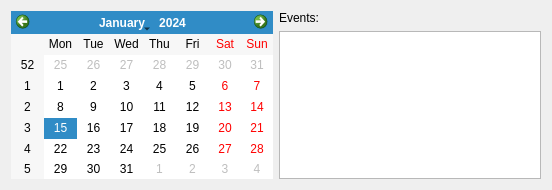
<?xml version="1.0" encoding="UTF-8"?>
<ui version="4.0">
 <class>CentralWidget</class>
 <widget class="QWidget" name="CentralWidget">
  <property name="geometry">
   <rect>
    <x>0</x>
    <y>0</y>
    <width>552</width>
    <height>190</height>
   </rect>
  </property>
  <property name="windowTitle">
   <string>Form</string>
  </property>
  <layout class="QHBoxLayout" name="horizontalLayout">
   <item>
    <widget class="QCalendarWidget" name="calendarWidget"/>
   </item>
   <item>
    <layout class="QVBoxLayout" name="verticalLayout">
     <item>
      <widget class="QLabel" name="label">
       <property name="text">
        <string>Events:</string>
       </property>
      </widget>
     </item>
     <item>
      <widget class="QListWidget" name="listWidget"/>
     </item>
    </layout>
   </item>
  </layout>
 </widget>
 <resources/>
 <connections/>
</ui>
